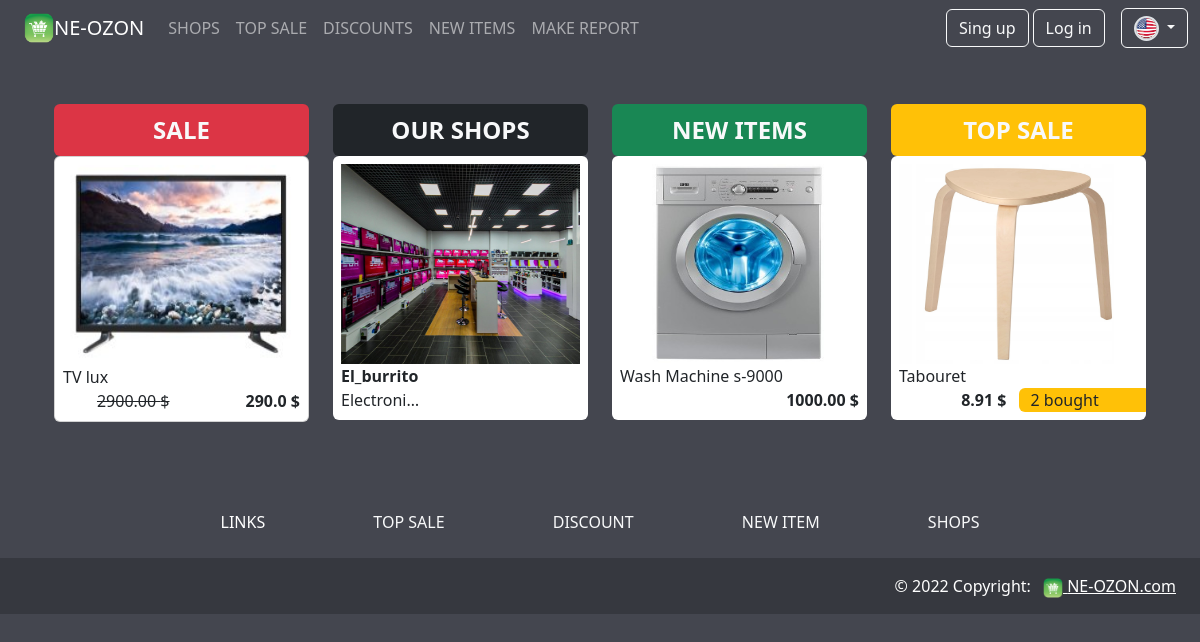
The page / on the database its author committed.
### app_shop/models.py (models this page shows, shortened)
class Item(models.Model):
    default_errors = {
        'required': _('This field is required'),
        'invalid': _('Please enter a valid value')
    }
    name = models.CharField(
        max_length=100,
        db_index=True,
        error_messages=default_errors,
        verbose_name=_('item title')
    )
    slug = models.SlugField(
        max_length=100,
        db_index=True
    )
    description = models.TextField(
        blank=True,
        error_messages=default_errors,
        verbose_name=_('item description ')
    )
    created_at = models.DateTimeField(
        auto_now_add=True,
        verbose_name=_('create date')
    )
    update_at = models.DateTimeField(
        auto_now_add=True,
        verbose_name=_('update date')
    )
    image = models.ImageField(
        upload_to='item_image/%Y/%m/%d',
        blank=True,
        null=True,
        verbose_name=_('item image')
    )
    price = models.DecimalField(
        max_digits=10,
        decimal_places=2,
        verbose_name=_('price')
    )
    discount = models.PositiveIntegerField(
        verbose_name=_('discount')
    )
    stock = models.PositiveIntegerField(
        verbose_name=_('quantity')
    )
    available = models.BooleanField(
        default=True,
        verbose_name=_('available')
    )
    category = models.ForeignKey(
        'ItemCategory',
        related_name='items',
        on_delete=models.CASCADE,
        verbose_name=_('category')
    )
    shop = models.ForeignKey(
        'Shop',
        default=None,
        on_delete=models.CASCADE,
        related_name='items',
        verbose_name=_('seller')
    )
    class Meta:
        db_table = 'app_items'
        ordering = ['name']
        verbose_name = _('item')
        verbose_name_plural = _('items')
        index_together = (('id', 'slug'),)
    def sale(self) -> float:
        """
        Функция для корректного отображения цены товара
        с учетом всех скидок в панели администратора
        :return: цена товара
        """
        return round((float(str(self.price)) * (100 - float(str(self.discount))) / 100), 2)
    sale.short_description = _('Current price')
    sale.allow_tags = True
    def get_current_price(self):
        if self.discount != 0:
            return self.get_sale_price()
        return Decimal(str(self.price))
    def get_sale_price(self):
        discount = (100 - int(str(self.discount))) / 100
        price = float(str(self.price))
        new_price = round(price * discount, 2)
        return float(new_price)

class Shop(models.Model):
    name = models.CharField(
        max_length=100,
        verbose_name=_('Shop name')
    )
    slug = models.SlugField(
        max_length=100,
        db_index=True,
        unique=True,
        null=True
    )
    description = models.CharField(
        max_length=200,
        null=True,
        blank=True,
        verbose_name=_('Shop description')
    )
    category = models.ForeignKey(
        'ShopCategory',
        null=True,
        blank=True,
        related_name='shops',
        on_delete=models.CASCADE,
        verbose_name=_('category')
    )
    is_active = models.BooleanField(
        default=True,
        verbose_name=_('is active')
    )
    image = models.ImageField(
        upload_to=f'shop_avatar/%Y/%m/%d/',
        default='static/img/default_shop.jpg',
        blank=True,
        null=True,
        verbose_name=_('Shop avatar')
    )
    class Meta:
        db_table = 'app_shop'
        ordering = ('name',)
        verbose_name = _('Shop')
        verbose_name_plural = _('Shops')

class RepostList(models.Model):
    item = models.ForeignKey('Item', on_delete=models.CASCADE, verbose_name=_('item'))
    quantity = models.PositiveIntegerField(default=0, verbose_name=_('quantity item'))
    class Meta:
        db_table = 'app_report_list'
        ordering = ('quantity',)
        verbose_name = _('Sale report')
        verbose_name_plural = _('Sale reports')

### app_shop/views.py (the view)
# urls.py: path('', MaimPageView.as_view(), name='main'),
class MaimPageView(TemplateView):
    template_name = 'app_shop/main.html'
    def get_context_data(self, **kwargs):
        context = super().get_context_data(**kwargs)
        context['discount_items'] = self.discount_items()
        context['new_items'] = self.new_items()
        context['top_sale_items'] = self.top_sale_items()
        context['shops'] = self.shops()
        return context
    def discount_items(self):
        discount_items = Item.objects.select_related('shop__category', 'category').filter(
            Q(discount__gt=0) & Q(stock__gt=0)).order_by('-discount')[:6]
        cache.get_or_set('discount', discount_items, 60)
        return discount_items
    def new_items(self):
        new_items = Item.objects.select_related('shop__category', 'category').exclude(
            discount__gt=0).filter(
            stock__gt=0).order_by('-created_at')[:6]
        cache.get_or_set('new_items', new_items, 60)
        return new_items
    def top_sale_items(self):
        top_sale_items = RepostList.objects.select_related('item__category', 'item__shop__category').filter(
            item__stock__gt=0).order_by('-quantity')[:6]
        cache.get_or_set('top_sale_items', top_sale_items, 60)
        return top_sale_items
    def shops(self):
        shops = Shop.objects.select_related('category').filter(is_active=True)[:6]
        cache.get_or_set('shops', shops, 60)
        return shops

### app_shop/templates/app_shop/main.html (shortened to what this page needs)
{% extends "base.html" %}
{% load i18n %}
{% load static %}
{% load cache %}
{% get_current_language as LANGUAGE_CODE %}
{% block content %}
<div class="container my-5">
    <div class="row d-flex justify-content-center">
        <div class="col col-3-sm-12  mb-3">
            <div id="carouselExampleSlidesOnly_1" class="carousel slide" data-bs-ride="carousel">
                <div class="carousel-inner">
                    <a class="text-decoration-none" href="{% url 'app_shop:discount' %}">
                        <div class="text-light text-center  fs-4 p-2 fw-bolder rounded bg-danger ">
                            {% trans 'SALE' %}
                        </div>
                    </a>
                    {% for item in discount_items|slice:'1' %}
                    <div class="carousel-item active card bg-body p-2 rounded">
                        <a class="text-decoration-none text-dark"
                           href="{% url 'app_shop:item_detail' pk=item.pk shop_slug=item.shop.slug %}">
                            <div class="row ">
                                <div class="col col-12 ">
                                    <img class="card-img-top"
                                         src="{% if item.image %} {{ item.image.url }}
                                             {% else %}{% static 'img/default_item.jpg' %}  {% endif %}"
                                         width="150" height="200" alt="image">
                                </div>
                                <div class="col col-12 d-flex justify-content-start">{{ item.name }}</div>
                                <div class="col col-6 fw-lighter d-flex justify-content-end text-decoration-line-through">
                                    {{ item.price }} {% trans '$' %}
                                </div>
                                <div class="col col-6 d-flex fw-bold fs-6 justify-content-end">
                                    {{ item.get_current_price }} {% trans '$' %}
                                </div>
                            </div>
                        </a>
                    </div>
                    {% endfor %}
                </div>
            </div>
        </div>
        <div class="col  col-3-sm-12  mb-3">
            <div id="carouselExampleSlidesOnly_4" class="carousel slide" data-bs-ride="carousel">
                <div class="carousel-inner">
                    <a class="text-decoration-none" href="{% url 'app_shop:shop_list' %}">
                        <div class="text-light text-center bg-dark text-light fs-4 p-2 fw-bolder rounded ">
                            {% trans 'OUR SHOPS' %}
                        </div>
                    </a>
                    {% for shop in shops|slice:'1' %}
                    <div class="carousel-item active bg-body p-2 rounded">
                        <a class="text-decoration-none text-dark"
                           href="{% url 'app_shop:shop_detail' slug=shop.slug %}">
                            <div class="row ">
                                <div class="col col-12 ">
                                    <img class="card-img-top"
                                         src="{% if shop.image %} {{ shop.image.url }}
                                             {% else %}{% static 'img/default_shop.jpg' %}  {% endif %}"
                                         width="150" height="200" alt="image">
                                </div>
                                <div class="col col-12 d-flex fw-bold justify-content-start">{{ shop.name }}</div>
                                <div class="col col-12 d-flex justify-content-start">
                                    {{ shop.description|truncatechars:10 }}
                                </div>
                            </div>
                        </a>
                    </div>
                    {% endfor %}
                </div>
            </div>
        </div>
        <div class="col  col-3-sm-12  mb-3">
            <div id="carouselExampleSlidesOnly_2" class="carousel slide" data-bs-ride="carousel">
                <div class="carousel-inner">
                    <a class="text-decoration-none" href="{% url 'app_shop:new_item' %}">
                        <div class="text-light text-center bg-success fs-4 p-2 fw-bolder rounded h-100 ">
                            {% trans 'NEW ITEMS' %}
                        </div>
                    </a>
                    {% for item in new_items|slice:'1' %}
                    <div class="carousel-item active bg-body p-2 rounded">
                        <a class="text-decoration-none text-dark"
                           href="{% url 'app_shop:item_detail' pk=item.pk shop_slug=item.shop.slug %}">
                            <div class="row ">
                                <div class="col col-12 ">
                                    <img class="card-img-top"
                                         src="{% if item.image %} {{ item.image.url }}
                                             {% else %}{% static 'img/default_item.jpg' %}  {% endif %}"
                                         width="150" height="200" alt="image">
                                </div>
                                <div class="col col-12 d-flex justify-content-start">{{ item.name }}</div>
                                <div class="col col-12 fw-bold fs-6 d-flex justify-content-end align-self-end">
                                    {{ item.get_current_price }} {% trans '$' %}
                                </div>
                            </div>
                        </a>
                    </div>
                    {% endfor %}
                </div>
            </div>
        </div>
        <div class="col  col-3-sm-12  mb-3">
            <div id="carouselExampleSlidesOnly_3" class="carousel slide" data-bs-ride="carousel">
                <div class="carousel-inner">
                    <a class="text-decoration-none" href="{% url 'app_shop:top_sale' %}">
                        <div class=" text-light text-center fs-4 p-2 fw-bolder bg-warning rounded">
                            {% trans 'TOP SALE' %}
                        </div>
                    </a>
                    {% for top in top_sale_items|slice:'1' %}
                    <div class="carousel-item active bg-body p-2 rounded">
                        <a class="text-decoration-none text-dark"
                           href="{% url 'app_shop:item_detail' shop_slug=top.item.shop.slug pk=top.item.pk %}">
                            <div class="row ">
                                <div class="col col-12 ">
                                    <img class="card-img-top"
                                         src="{% if top.item.image %} {{ top.item.image.url }}
                                             {% else %}{% static 'img/default_item.jpg' %}  {% endif %}"
                                         width="150" height="200" alt="image">
                                </div>
                                <div class="col col-12 d-flex justify-content-start">{{ top.item.name }}</div>
                                <div class="col col-6 fw-bold  fs-6 d-flex justify-content-end align-self-end">
                                    {{ top.item.get_current_price }} {% trans '$' %}
                                </div>
                                <div class="col col-6 d-flex justify-content-start bg-warning rounded ">
                                    {{top.quantity}} {% trans 'bought'%}
                                </div>
                            </div>
                        </a>
                    </div>
                    {% endfor %}
                </div>
            </div>
        </div>
    </div>
</div>
{% endblock %}

### rows shown on the page
Item: image (picture), name "TV lux", price "2900.00", get_current_price "290.0"
Shop: image (picture), name "El_burrito", description "Electroni…"
Item: image (picture), name "Wash Machine s-9000", get_current_price "1000.00"
RepostList: item.image (picture), item.name "Tabouret", item.get_current_price "8.91", quantity "2"
